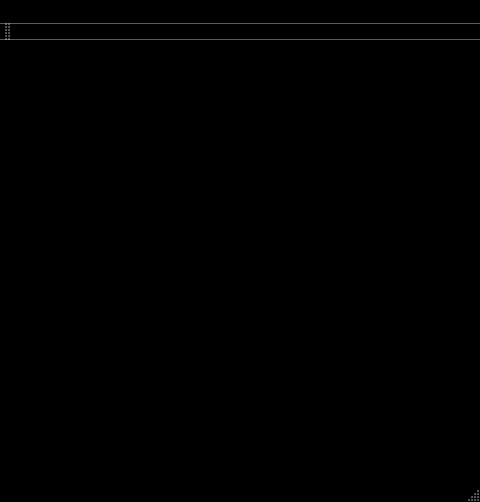
<?xml version="1.0" encoding="UTF-8"?>
<ui version="4.0">
 <class>MainWindow</class>
 <widget class="QMainWindow" name="MainWindow">
  <property name="geometry">
   <rect>
    <x>0</x>
    <y>0</y>
    <width>480</width>
    <height>502</height>
   </rect>
  </property>
  <property name="minimumSize">
   <size>
    <width>480</width>
    <height>502</height>
   </size>
  </property>
  <property name="maximumSize">
   <size>
    <width>480</width>
    <height>502</height>
   </size>
  </property>
  <property name="palette">
   <palette>
    <active>
     <colorrole role="Base">
      <brush brushstyle="SolidPattern">
       <color alpha="255">
        <red>0</red>
        <green>0</green>
        <blue>0</blue>
       </color>
      </brush>
     </colorrole>
     <colorrole role="Window">
      <brush brushstyle="SolidPattern">
       <color alpha="255">
        <red>0</red>
        <green>0</green>
        <blue>0</blue>
       </color>
      </brush>
     </colorrole>
    </active>
    <inactive>
     <colorrole role="Base">
      <brush brushstyle="SolidPattern">
       <color alpha="255">
        <red>0</red>
        <green>0</green>
        <blue>0</blue>
       </color>
      </brush>
     </colorrole>
     <colorrole role="Window">
      <brush brushstyle="SolidPattern">
       <color alpha="255">
        <red>0</red>
        <green>0</green>
        <blue>0</blue>
       </color>
      </brush>
     </colorrole>
    </inactive>
    <disabled>
     <colorrole role="Base">
      <brush brushstyle="SolidPattern">
       <color alpha="255">
        <red>0</red>
        <green>0</green>
        <blue>0</blue>
       </color>
      </brush>
     </colorrole>
     <colorrole role="Window">
      <brush brushstyle="SolidPattern">
       <color alpha="255">
        <red>0</red>
        <green>0</green>
        <blue>0</blue>
       </color>
      </brush>
     </colorrole>
    </disabled>
   </palette>
  </property>
  <property name="windowTitle">
   <string>MainWindow</string>
  </property>
  <widget class="QWidget" name="centralWidget">
   <property name="minimumSize">
    <size>
     <width>480</width>
     <height>452</height>
    </size>
   </property>
   <property name="maximumSize">
    <size>
     <width>480</width>
     <height>452</height>
    </size>
   </property>
  </widget>
  <widget class="QMenuBar" name="menuBar">
   <property name="geometry">
    <rect>
     <x>0</x>
     <y>0</y>
     <width>480</width>
     <height>22</height>
    </rect>
   </property>
   <widget class="QMenu" name="menu">
    <property name="title">
     <string>游戏</string>
    </property>
    <addaction name="option"/>
   </widget>
   <widget class="QMenu" name="menu_2">
    <property name="title">
     <string>帮助</string>
    </property>
    <addaction name="action_4"/>
    <addaction name="action_5"/>
    <addaction name="about"/>
   </widget>
   <addaction name="menu"/>
   <addaction name="menu_2"/>
  </widget>
  <widget class="QToolBar" name="mainToolBar">
   <attribute name="toolBarArea">
    <enum>TopToolBarArea</enum>
   </attribute>
   <attribute name="toolBarBreak">
    <bool>false</bool>
   </attribute>
  </widget>
  <widget class="QStatusBar" name="statusBar"/>
  <action name="action">
   <property name="text">
    <string>存档</string>
   </property>
  </action>
  <action name="action_2">
   <property name="text">
    <string>读档</string>
   </property>
  </action>
  <action name="option">
   <property name="text">
    <string>设置</string>
   </property>
  </action>
  <action name="action_4">
   <property name="text">
    <string>游戏说明</string>
   </property>
  </action>
  <action name="action_5">
   <property name="text">
    <string>职业说明</string>
   </property>
  </action>
  <action name="about">
   <property name="text">
    <string>关于</string>
   </property>
  </action>
 </widget>
 <layoutdefault spacing="6" margin="11"/>
 <resources/>
 <connections/>
</ui>
